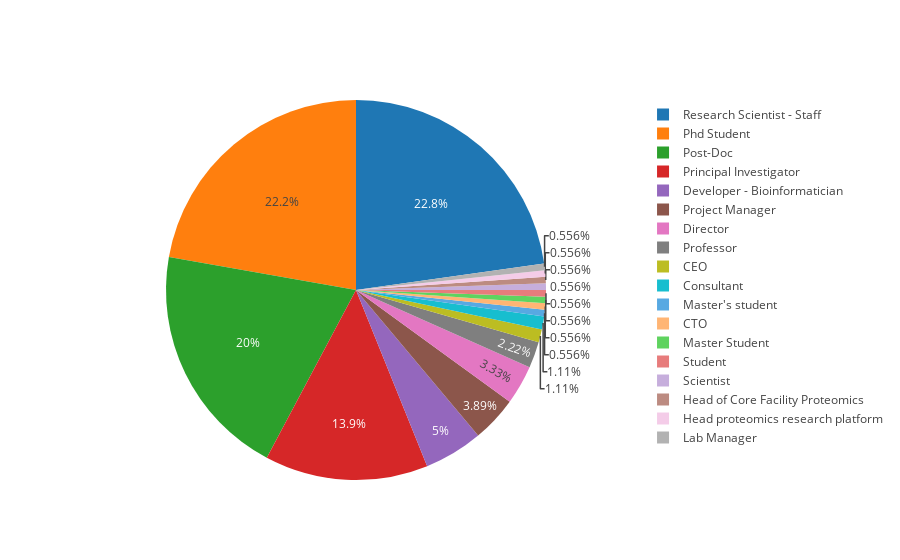

Notebook cell for this chart:
### Markdown cell above
Read the position and occupation of every participant of the poll.

### Code cell
affiliations = data_df.iloc[:,2]
trace = get_pie_chart(affiliations)
iplot([trace])

### Figure 1 — Plotly figure (JSON) as saved in the notebook; plotly's stock layout.template omitted (floating-point values rounded to 4 significant figures)
{"data": [{"labels": ["Master's student", "CTO", "Research Scientist - Staff", "Master Student", "CEO", "Developer - Bioinformatician", "Professor", "Director", "Phd Student", "Consultant", "Post-Doc", "Student", "Scientist", "Head of Core Facility Proteomics", "Head proteomics research platform", "Project Manager", "Lab Manager", "Principal Investigator"], "type": "pie", "uid": "70736253-71bb-4604-ba1b-0412e82d3d15", "values": [1, 1, 41, 1, 2, 9, 4, 6, 40, 2, 36, 1, 1, 1, 1, 7, 1, 25]}], "layout": {}}
